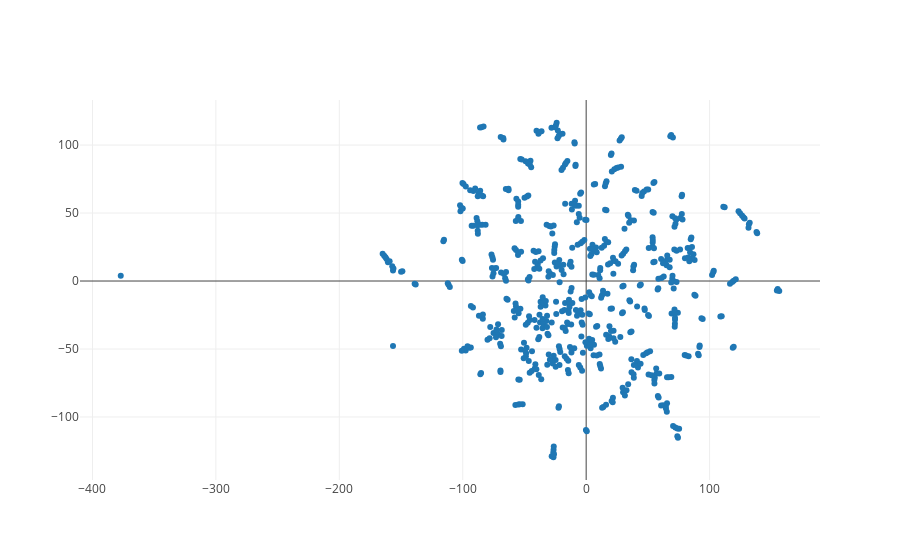

Notebook cell for this chart:
### Code cell
trace = go.Scatter(
    x = df2['one'],
    y = df2['two'],
    mode = 'markers'
)

data = [trace]

iplot(data, filename='basic-scatter')

### Figure 1 — Plotly figure (JSON) as saved in the notebook; plotly's stock layout.template omitted (floating-point values rounded to 4 significant figures; data arrays with more than 128 entries replaced by an {"elided": "..."} marker saying what was removed)
{"data": [{"mode": "markers", "type": "scatter", "uid": "31bd1d74-708a-426f-b3a9-7f1964d20ba8", "x": {"elided": "589 float values"}, "y": {"elided": "589 float values"}}], "layout": {}}
